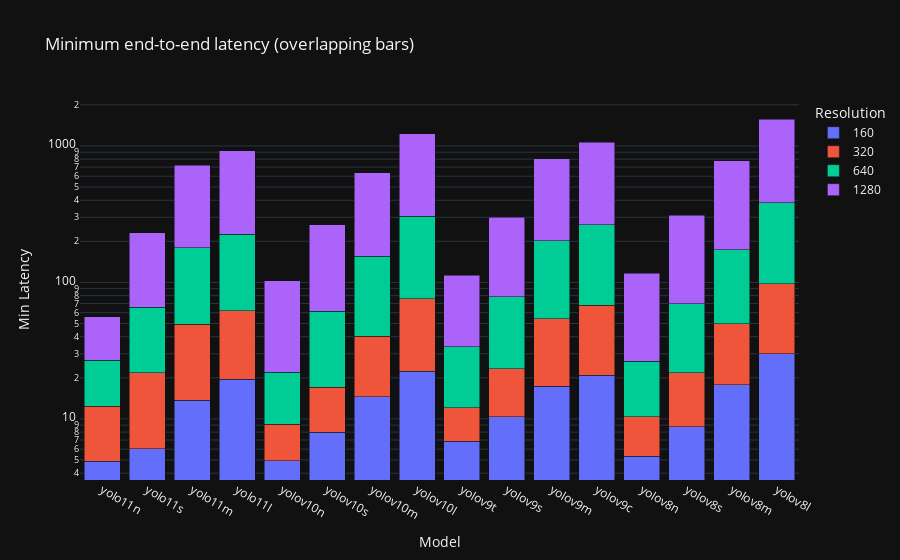

Source (notebook cell):
### Code cell
import os
import pandas as pd
from functools import lru_cache
from collections import namedtuple
import difflib
import plotly.express as px

def read_feather_cached(file_path):
    return read_feather_cached2(file_path).copy()

@lru_cache(maxsize=None)
def read_feather_cached2(file_path):
    return pd.read_feather(file_path)

def path_to_name_and_resolution(path):
    ModelInfo = namedtuple('ModelInfo', ['timestamp', 'model', 'resolution'])
    timestamp, model, resolution = path.split("_")
    resolution = int(resolution)
    return ModelInfo(timestamp, model, resolution)

def clean_and_calculate_power(dataframe):
    cleaned_df = clean_df(dataframe)
    cleaned_df.sort_values(by="timestamp", inplace=True)
    target_word = 'kepler node package joules total dynamic'
    closest_matches = difflib.get_close_matches(target_word, cleaned_df.columns, n=2, cutoff=0.05)
    cleaned_df['total_joules'] = cleaned_df[closest_matches].sum(axis=1)
    ts = cleaned_df["timestamp"]
    cleaned_df.dropna(subset=closest_matches, inplace=True)
    time_diff = cleaned_df['timestamp'].diff()
    cleaned_df['power_consumed'] = cleaned_df['total_joules'].diff() / time_diff
    return cleaned_df

root_folder = '../../../../data/minimized'
filename = 'worker1.feather'
subfolders = find_subfolders_with_file(root_folder, filename)

prom_data_paths = {os.path.basename(x): x for x in subfolders}
yolo_data_paths = {key: os.path.join(val, "yolo_qos.feather") for key, val in prom_data_paths.items()}

response_time = {}
for key in prom_data_paths.keys():
    yolo_df = read_feather_cached(yolo_data_paths[key])
    yolo_df['total_inference_time'] = yolo_df['inf'] + yolo_df['post'] + yolo_df['pre']
    yolo_df['end_to_end_response_time'] = yolo_df['total_inference_time'] + yolo_df['queue']
    yolo_df['start'] = pd.to_datetime(yolo_df['start_time'], unit='ms')
    yolo_df.set_index('start', inplace=True)
    resampled_df = yolo_df.resample('5S')
    model_info = path_to_name_and_resolution(key)
    if model_info.resolution not in response_time:
        response_time[model_info.resolution] = {}
    response_time[model_info.resolution][model_info.model] = resampled_df.agg({'end_to_end_response_time': 'min'}).reset_index()['end_to_end_response_time'].rename(key)

data = []

# Sorting resolutions to ensure we are correctly calculating differences from previous ones
sorted_resolutions = sorted(response_time.keys())

for resolution in sorted_resolutions:
    for model, latency in response_time[resolution].items():
        if not latency.empty:
            if sorted_resolutions.index(resolution) > 0:
                previous_resolution = sorted_resolutions[sorted_resolutions.index(resolution) - 1]
                if model in response_time[previous_resolution]:
                    previous_latency = response_time[previous_resolution][model]
                    if not previous_latency.empty:
                        min_latency = latency.min() - previous_latency.min()
                        data.append((str(resolution), model, min_latency))
                else:
                    min_latency = latency.min()
                    data.append((str(resolution), model, min_latency))
            else:
                min_latency = latency.min()
                data.append((str(resolution), model, min_latency))

df = pd.DataFrame(data, columns=['Resolution', 'Model', 'Min Latency'])
fig = px.bar(df, x='Model', y='Min Latency', color='Resolution', barmode="stack", title=f'Minimum end-to-end latency (overlapping bars)', log_y=True)
fig.show()
    
    
"""
Same as above, but here the bar peaks match to actual latency values, instead of cumulative latency over all resolutions
"""

### Figure 1 — Plotly figure (JSON) as saved in the notebook; plotly's stock layout.template omitted (floating-point values rounded to 4 significant figures)
{"data": [{"alignmentgroup": "True", "hovertemplate": "Resolution=160<br>Model=%{x}<br>Min Latency=%{y}<extra></extra>", "legendgroup": "160", "marker": {"color": "#636efa", "pattern": {"shape": ""}}, "name": "160", "offsetgroup": "160", "orientation": "v", "showlegend": true, "textposition": "auto", "x": ["yolo11n", "yolo11s", "yolo11m", "yolo11l", "yolov10n", "yolov10s", "yolov10m", "yolov10l", "yolov9t", "yolov9s", "yolov9m", "yolov9c", "yolov8n", "yolov8s", "yolov8m", "yolov8l"], "xaxis": "x", "y": [4.913, 6.056, 13.7, 19.54, 4.951, 7.994, 14.59, 22.3, 6.859, 10.35, 17.38, 20.86, 5.317, 8.733, 17.77, 29.92], "yaxis": "y", "type": "bar"}, {"alignmentgroup": "True", "hovertemplate": "Resolution=320<br>Model=%{x}<br>Min Latency=%{y}<extra></extra>", "legendgroup": "320", "marker": {"color": "#EF553B", "pattern": {"shape": ""}}, "name": "320", "offsetgroup": "320", "orientation": "v", "showlegend": true, "textposition": "auto", "x": ["yolo11n", "yolo11s", "yolo11m", "yolo11l", "yolov10n", "yolov10s", "yolov10m", "yolov10l", "yolov9t", "yolov9s", "yolov9m", "yolov9c", "yolov8n", "yolov8s", "yolov8m", "yolov8l"], "xaxis": "x", "y": [7.481, 15.64, 35.86, 42.24, 4.194, 9.099, 25.86, 53.69, 5.233, 12.96, 36.64, 47.42, 5.012, 12.98, 32.11, 68.19], "yaxis": "y", "type": "bar"}, {"alignmentgroup": "True", "hovertemplate": "Resolution=640<br>Model=%{x}<br>Min Latency=%{y}<extra></extra>", "legendgroup": "640", "marker": {"color": "#00cc96", "pattern": {"shape": ""}}, "name": "640", "offsetgroup": "640", "orientation": "v", "showlegend": true, "textposition": "auto", "x": ["yolo11n", "yolo11s", "yolo11m", "yolo11l", "yolov10n", "yolov10s", "yolov10m", "yolov10l", "yolov9t", "yolov9s", "yolov9m", "yolov9c", "yolov8n", "yolov8s", "yolov8m", "yolov8l"], "xaxis": "x", "y": [14.45, 44.11, 130.0, 163.5, 12.75, 44.57, 115.2, 228.9, 21.58, 54.91, 147.8, 195.6, 16.19, 47.9, 124.1, 285.9], "yaxis": "y", "type": "bar"}, {"alignmentgroup": "True", "hovertemplate": "Resolution=1280<br>Model=%{x}<br>Min Latency=%{y}<extra></extra>", "legendgroup": "1280", "marker": {"color": "#ab63fa", "pattern": {"shape": ""}}, "name": "1280", "offsetgroup": "1280", "orientation": "v", "showlegend": true, "textposition": "auto", "x": ["yolo11n", "yolo11s", "yolo11m", "yolo11l", "yolov10n", "yolov10s", "yolov10m", "yolov10l", "yolov9t", "yolov9s", "yolov9m", "yolov9c", "yolov8n", "yolov8s", "yolov8m", "yolov8l"], "xaxis": "x", "y": [29.2, 164.4, 541.5, 698.5, 80.7, 203.8, 480.4, 920.9, 79.48, 221.7, 604.3, 798.3, 90.09, 240.1, 605.0, 1192.0], "yaxis": "y", "type": "bar"}], "layout": {"xaxis": {"anchor": "y", "domain": [0.0, 1.0], "title": {"text": "Model"}}, "yaxis": {"anchor": "x", "domain": [0.0, 1.0], "title": {"text": "Min Latency"}, "type": "log"}, "legend": {"title": {"text": "Resolution"}, "tracegroupgap": 0}, "title": {"text": "Minimum end-to-end latency (overlapping bars)"}, "barmode": "stack"}}
